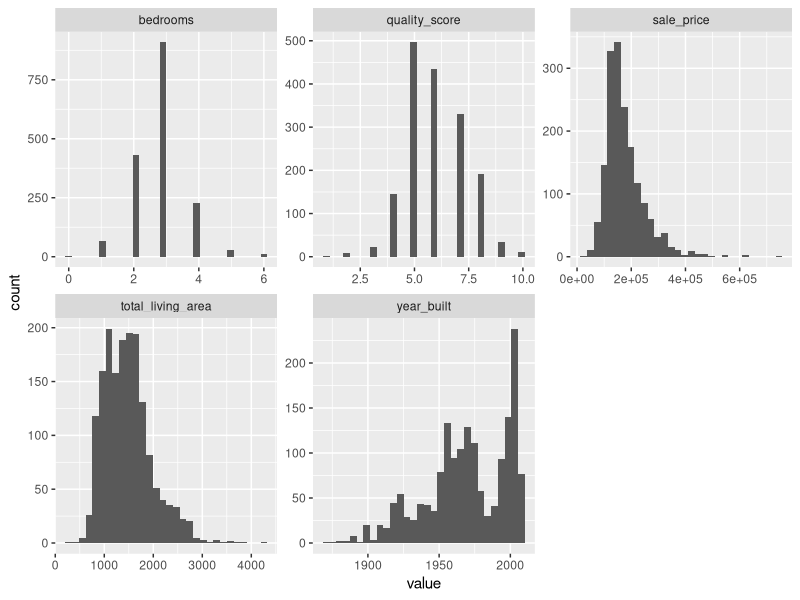
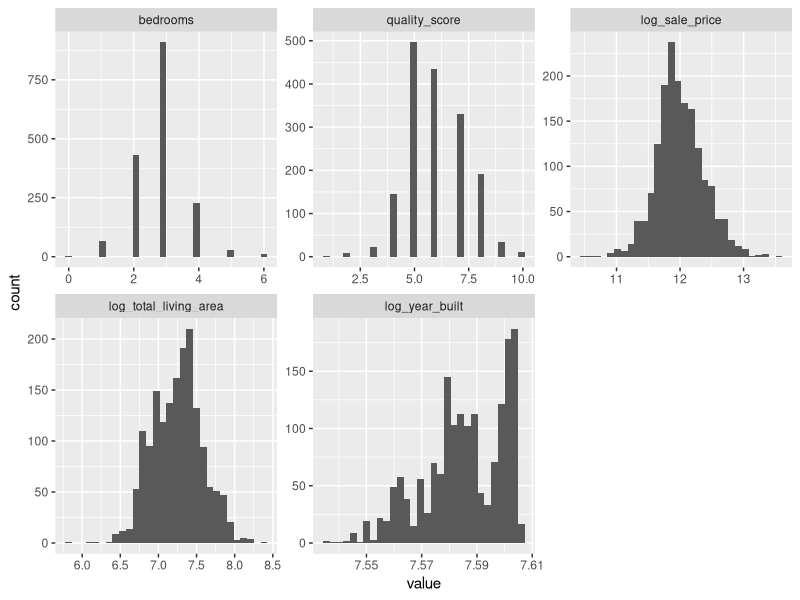
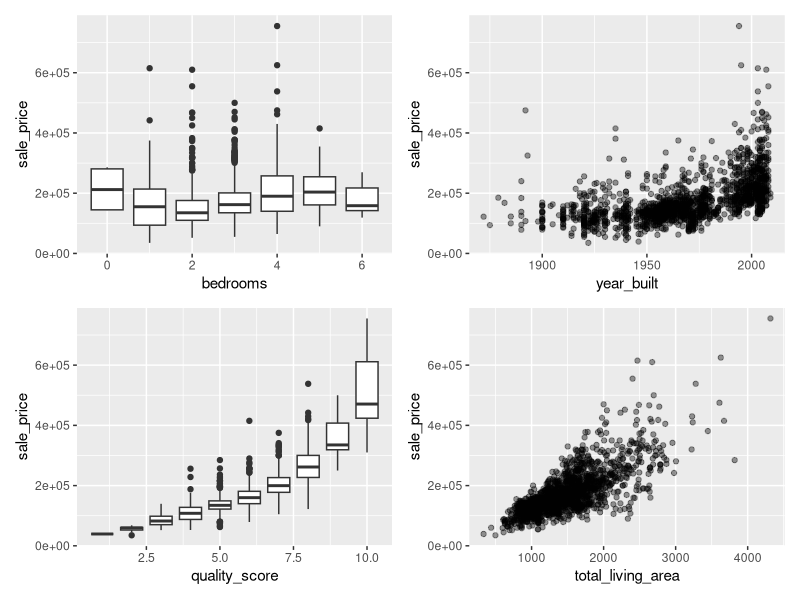
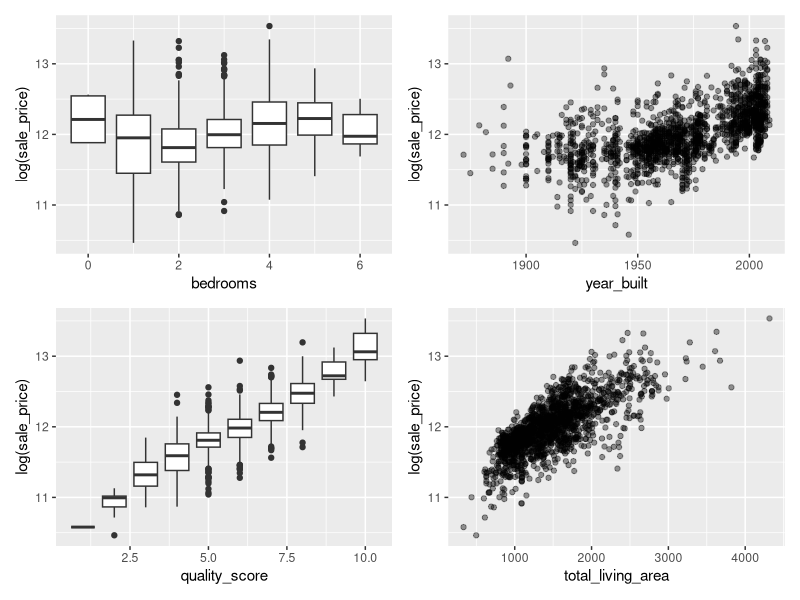

Source code (R) for these figures, in order: (Note: this script raises an error after producing the figures.)
# Fitting LS and LAD lines
library(tidyverse)
library(scales)
ames_train <- read_csv("ames_train_multi.csv")
ames_train %>% print(width = Inf)




#-----------------------------------------------------------------------------#
################################ Explorations #################################
#-----------------------------------------------------------------------------#

ames_train %>% 
  select_if(is.numeric) %>%
  pivot_longer(cols = everything()) %>%
  ggplot() +
  geom_histogram(aes(x = value)) +
  facet_wrap(~name, scales = "free")



# let's log-transform sale price, total_living area and year built
ames_train %>% 
  transmute(bedrooms = bedrooms,
            quality_score = quality_score,
            # log-transform these three variables:
            log_sale_price = log(sale_price),
            log_total_living_area = log(total_living_area),
            log_year_built = log(year_built)) %>%
  select_if(is.numeric) %>%
  pivot_longer(cols = everything()) %>%
  mutate(name = fct_inorder(name)) %>%
  ggplot() +
  geom_histogram(aes(x = value)) +
  facet_wrap(~name, scales = "free")
# it seems to be effective at symetrizing sale price and living area




# look at the relationship between sale price and other features
gg_beds_price <- ames_train %>%
  ggplot() +
  geom_boxplot(aes(x = bedrooms, y = sale_price, group = bedrooms)) 
gg_year_price <- ames_train %>%
  ggplot() +
  geom_point(aes(x = year_built, y = sale_price),
             alpha = 0.4)
gg_quality_price <- ames_train %>%
  ggplot() +
  geom_boxplot(aes(x = quality_score, y = sale_price, group = quality_score))
gg_area_price <- ames_train %>%
  ggplot() +
  geom_point(aes(x = total_living_area, y = sale_price),
             alpha = 0.4)

library(patchwork)
(gg_beds_price + gg_year_price) / (gg_quality_price + gg_area_price)




# look at the relationship between log(sale price) and other features
gg_beds_log_price <- ames_train %>%
  ggplot() +
  geom_boxplot(aes(x = bedrooms, y = log(sale_price), group = bedrooms)) 
gg_year_log_price <- ames_train %>%
  ggplot() +
  geom_point(aes(x = year_built, y = log(sale_price)),
             alpha = 0.4)
gg_quality_log_price <- ames_train %>%
  ggplot() +
  geom_boxplot(aes(x = quality_score, y = log(sale_price), group = quality_score))
gg_area_log_price <- ames_train %>%
  ggplot() +
  geom_point(aes(x = total_living_area, y = log(sale_price)),
             alpha = 0.4)

(gg_beds_log_price + gg_year_log_price) / (gg_quality_log_price + gg_area_log_price)



#-----------------------------------------------------------------------------#
############################# Performance comparison ##########################
#-----------------------------------------------------------------------------#

# untransformed fit
lm1 <- lm(sale_price ~ ., 
           data = ames_train)
pred1 <- predict(lm1, ames_test)
#rsq
cor(pred1, ames_test$sale_price)^2

# log-transformed response fit
lm2 <- lm(log(sale_price) ~ ., 
           data = ames_train)
pred2 <- exp(predict(lm2, ames_test)) # note the exponentiation
#rsq
cor(pred2, ames_test$sale_price)^2

# log-transformed predictors fit
lm3 <- lm(sale_price ~ log(total_living_area) + neighborhood + 
             year_built + bedrooms + quality_score, 
           data = ames_train)
pred3 <- predict(lm3, ames_test)
#rsq
cor(pred3, ames_test$sale_price)^2

# log-transformed response and predictors
lm4 <- lm(log(sale_price) ~ log(total_living_area) + neighborhood + 
             year_built + bedrooms + quality_score, 
           data = ames_train)
pred4 <- exp(predict(lm4, ames_test))
#rsq
cor(pred4, ames_test$sale_price)^2











#-----------------------------------------------------------------------------#
################################ Quality score example ########################
#-----------------------------------------------------------------------------#
# to produce the figures from the slides

# no transformation
lm_untransformed <- lm(sale_price ~ quality_score, ames_train)
summary(lm_untransformed)$r.squared
# plot the fit
ggplot(ames_train) +
  geom_boxplot(aes(x = as.factor(quality_score), 
                   y = sale_price)) +
  geom_abline(intercept = lm_untransformed$coef[1], 
              slope = lm_untransformed$coef[2]) +
  theme_classic() +
  scale_y_continuous("Sale Price", breaks = seq(0, 6, 2) * 100000,
                     labels = scales::dollar(seq(0, 6, 2) * 100000)) +
  scale_x_discrete("Quality score") 
# generate prediction for a house with quality score 7
predict(lm_untransformed, data.frame(quality_score = 7))



# Log transformation of response
lm_log_resp <- lm(log(sale_price) ~ quality_score, ames_train)
summary(lm_log_resp)$r.squared
fit_log_resp <- data.frame(x = 1:10,
                           y = exp(predict(lm_log_resp, 
                                           newdata = data.frame(quality_score = 1:10))))

# plot the fit
ggplot(ames_train) +
  geom_boxplot(aes(x = as.factor(quality_score), 
                   y = sale_price)) +
  geom_line(aes(x = x, y = y), 
            data = fit_log_resp) +
  theme_classic() +
  scale_y_continuous("Sale Price", breaks = seq(0, 6, 2) * 100000,
                     labels = scales::dollar(seq(0, 6, 2) * 100000)) +
  scale_x_discrete("Quality score") 
# generate prediction for a house with quality score 7
# note: you need to exponentiate the predicted response
exp(predict(lm_log_resp, data.frame(quality_score = 7)))



lm_exp_pred <- lm(sale_price ~ exp(quality_score), ames_train)
summary(lm_exp_pred)
# plot the fit
fit_exp_pred <- data.frame(x = 1:10,
                           y = predict(lm_exp_pred, 
                                       newdata = data.frame(quality_score = 1:10)))
ggplot(ames_train) +
  geom_boxplot(aes(x = as.factor(quality_score), 
                   y = sale_price)) +
  geom_line(aes(x = x, y = y), 
            data = fit_exp_pred) +
  theme_classic() +
  scale_y_continuous("Sale Price", breaks = seq(0, 6, 2) * 100000,
                     labels = scales::dollar(seq(0, 6, 2) * 100000)) +
  scale_x_discrete("Quality score") 
# generate prediction for a house with quality score 7
# note: no need to transform the predicted response
predict(lm_exp_pred, data.frame(quality_score = 7))




lm_exp_pred <- lm(sale_price ~ (quality_score), ames_train)
summary(lm_exp_pred)
# plot the fit
fit_exp_pred <- data.frame(x = 1:10,
                           y = predict(lm_exp_pred, 
                                       newdata = data.frame(quality_score = 1:10)))
ggplot(ames_train) +
  geom_boxplot(aes(x = as.factor(quality_score), 
                   y = sale_price)) +
  geom_line(aes(x = x, y = y), 
            data = fit_exp_pred) +
  theme_classic() +
  scale_y_continuous("Sale Price", breaks = seq(0, 6, 2) * 100000,
                     labels = scales::dollar(seq(0, 6, 2) * 100000)) +
  scale_x_discrete("Quality score") 
# generate prediction for a house with quality score 7
# note: no need to transform the predicted response
predict(lm_exp_pred, data.frame(quality_score = 7))


